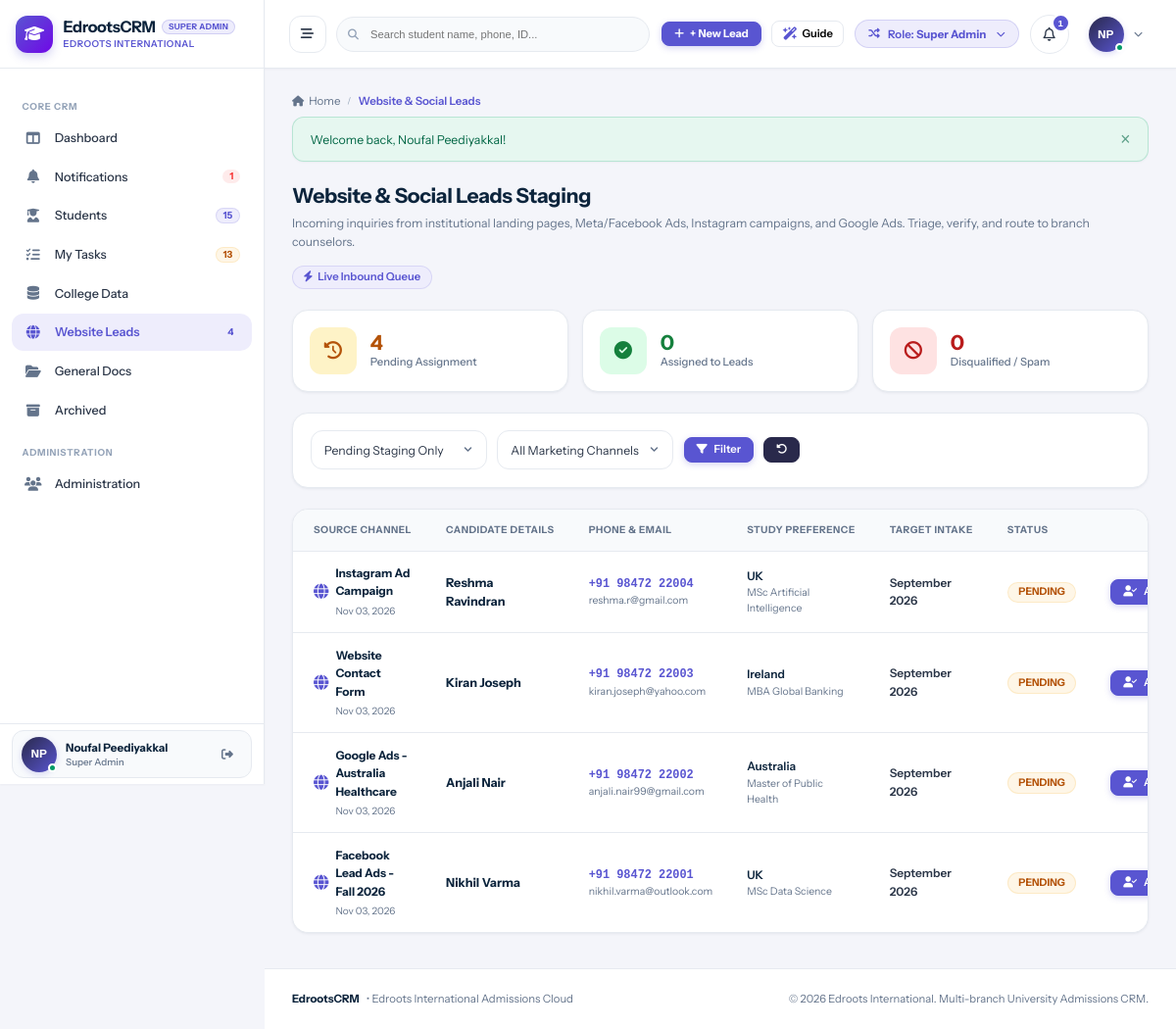
The app's page /data/web_leads.php (signed in) with its own data.
### tables this page shows
CREATE TABLE `users` (
  `id` int(11) NOT NULL AUTO_INCREMENT,
  `branch_id` int(11) DEFAULT NULL,
  `role_id` int(11) NOT NULL,
  `manager_id` int(11) DEFAULT NULL,
  `reporting_manager_id` int(11) DEFAULT NULL,
  `name` varchar(150) NOT NULL,
  `email` varchar(150) NOT NULL,
  `password` varchar(255) NOT NULL,
  `phone` varchar(50) DEFAULT NULL,
  `designation` varchar(100) DEFAULT NULL,
  `avatar` varchar(255) DEFAULT NULL,
  `status` enum('Active','Inactive') DEFAULT 'Active',
  `created_at` datetime DEFAULT current_timestamp(),
  `updated_at` datetime DEFAULT NULL ON UPDATE current_timestamp(),
  PRIMARY KEY (`id`),
  UNIQUE KEY `email` (`email`),
  KEY `idx_branch` (`branch_id`),
  KEY `idx_role` (`role_id`),
  KEY `idx_manager` (`manager_id`)
);

CREATE TABLE `roles` (
  `id` int(11) NOT NULL AUTO_INCREMENT,
  `name` varchar(50) NOT NULL,
  `label` varchar(100) NOT NULL,
  `description` text DEFAULT NULL,
  `created_at` datetime DEFAULT current_timestamp(),
  PRIMARY KEY (`id`),
  UNIQUE KEY `name` (`name`)
);

CREATE TABLE `web_leads` (
  `id` int(11) NOT NULL AUTO_INCREMENT,
  `student_name` varchar(150) NOT NULL,
  `full_name` varchar(150) DEFAULT NULL,
  `mobile_number` varchar(50) NOT NULL,
  `phone` varchar(50) DEFAULT NULL,
  `phone_normalized` varchar(20) NOT NULL,
  `email` varchar(150) DEFAULT NULL,
  `city_state` varchar(150) DEFAULT NULL,
  `target_course` varchar(150) DEFAULT NULL,
  `target_university` varchar(150) DEFAULT NULL,
  `intake` varchar(100) DEFAULT 'September 2026',
  `target_country` varchar(100) DEFAULT NULL,
  `nearest_branch_id` int(11) DEFAULT NULL,
  `branch_id` int(11) DEFAULT NULL,
  `source_campaign` varchar(150) DEFAULT NULL,
  `notes` text DEFAULT NULL,
  `source` varchar(150) DEFAULT NULL,
  `status` varchar(50) DEFAULT 'Pending',
  `assigned_counselor_id` int(11) DEFAULT NULL,
  `assigned_branch_id` int(11) DEFAULT NULL,
  `converted_lead_id` int(11) DEFAULT NULL,
  `assigned_lead_id` int(11) DEFAULT NULL,
  `converted_by` int(11) DEFAULT NULL,
  `converted_at` datetime DEFAULT NULL,
  `assigned_at` datetime DEFAULT NULL,
  `created_at` datetime DEFAULT current_timestamp(),
  PRIMARY KEY (`id`),
  KEY `idx_phone` (`phone_normalized`),
  KEY `idx_status` (`status`)
);

### data/web_leads.php (the view, shortened to what the rows shown need)
<?php
require_once __DIR__ . '/../config/database.php';
require_once __DIR__ . '/../config/helpers.php';
require_once __DIR__ . '/../includes/auth.php';
require_login();
$activePage = 'web_leads';
$statusFilter = trim($_GET['status'] ?? 'Pending');
$where = ["1=1"];
$params = [];
if ($statusFilter !== 'All') {
    $where[] = "w.status = ?";
    $params[] = $statusFilter;
}
$whereSql = implode(' AND ', $where);
$sql = "
    SELECT w.*, b.name AS branch_name, u.name AS counselor_name, l.lead_code
    FROM web_leads w
    LEFT JOIN branches b ON w.branch_id = b.id
    LEFT JOIN users u ON w.assigned_counselor_id = u.id
    LEFT JOIN leads l ON w.assigned_lead_id = l.id
    WHERE {$whereSql}
    ORDER BY w.id DESC
";
$stmt = $pdo->prepare($sql);
$stmt->execute($params);
$webLeads = $stmt->fetchAll();
include __DIR__ . '/../includes/header.php';
?>
<div class="page-header" style="display:flex; justify-content:space-between; align-items:flex-start; margin-bottom:1.5rem; flex-wrap:wrap; gap:1rem;">
  <div>
    <h1 style="font-size:1.5rem; font-weight:700; color:var(--text-heading); margin:0 0 0.35rem 0;">Website & Social Leads Staging</h1>
  </div>
</div>
<div class="card">
  <div class="table-responsive">
    <table class="data-table">
      <thead>
        <tr>
          <th>Source Channel</th>
          <th>Candidate Details</th>
          <th>Phone & Email</th>
          <th>Study Preference</th>
          <th>Target Intake</th>
          <th>Status</th>
          <th style="text-align:right;">Assignment & Action</th>
        </tr>
      </thead>
      <tbody>
        <?php if (empty($webLeads)): ?>
          <tr>
            <td colspan="7" style="text-align:center; padding:3rem; color:var(--text-muted);">
              <i class="fa-solid fa-inbox" style="font-size:2rem; margin-bottom:0.75rem; display:block; color:var(--text-light);"></i>
              No inbound digital leads currently match this filter.
            </td>
          </tr>
        <?php else: ?>
          <?php foreach ($webLeads as $lead):
            $sourceIcon = match($lead['source']) {
                'Meta Ads' => 'fa-brands fa-facebook',
                'Instagram' => 'fa-brands fa-instagram',
                'Google Ads' => 'fa-brands fa-google',
                default => 'fa-solid fa-globe'
            };
            $sourceColor = match($lead['source']) {
                'Meta Ads' => '#1877f2',
                'Instagram' => '#e1306c',
                'Google Ads' => '#ea4335',
                default => 'var(--primary)'
            };
          ?>
            <tr>
              <td>
                <div style="display:flex; align-items:center; gap:0.5rem;">
                  <i class="<?= $sourceIcon ?>" style="color:<?= $sourceColor ?>; font-size:1.1rem;"></i>
                  <div>
                    <strong style="font-size:0.85rem; color:var(--text-heading); display:block;"><?= htmlspecialchars($lead['source']) ?></strong>
                    <span style="font-size:0.72rem; color:var(--text-muted);"><?= time_ago($lead['created_at']) ?></span>
                  </div>
                </div>
              </td>
              <td>
                <div style="font-weight:700; color:var(--text-heading); font-size:0.9rem;">
                  <?= htmlspecialchars($lead['full_name']) ?>
                </div>
              </td>
              <td>
                <div style="font-family:monospace; font-weight:700; color:var(--primary); font-size:0.85rem;">
                  <?= htmlspecialchars($lead['phone']) ?>
                </div>
                <?php if (!empty($lead['email'])): ?>
                  <div style="font-size:0.75rem; color:var(--text-muted);">
                    <?= htmlspecialchars($lead['email']) ?>
                  </div>
                <?php endif; ?>
              </td>
              <td>
                <div style="font-weight:600; font-size:0.85rem; color:var(--text-heading);">
                  <?= htmlspecialchars($lead['target_country'] ?: 'Global') ?>
                </div>
                <div style="font-size:0.75rem; color:var(--text-muted);">
                  <?= htmlspecialchars($lead['target_course'] ?: 'Any') ?>
                </div>
              </td>
              <td style="font-weight:600; font-size:0.85rem;">
                <?= htmlspecialchars($lead['intake'] ?: 'Immediate') ?>
              </td>
              <td>
                <?php if ($lead['status'] === 'Pending'): ?>
                  <span class="badge badge-warning" style="font-weight:700;">PENDING</span>
                <?php else: ?>
                  <span class="badge badge-danger">DISQUALIFIED</span>
                <?php endif; ?>
              </td>
              <td style="text-align:right;">
                <div style="display:inline-flex; gap:0.4rem; align-items:center;">
                  <?php if ($lead['status'] === 'Pending' && can('web_leads', 'assign')): ?>
                    <button type="button" class="btn btn-primary btn-sm" onclick="openAssignModal(<?= htmlspecialchars(json_encode($lead)) ?>)">
                      <i class="fa-solid fa-user-check"></i> Assign to Counselor
                    </button>
                  <?php elseif ($lead['status'] === 'Assigned' && !empty($lead['assigned_lead_id'])): ?>
                    <a href="<?= base_url('leads/view.php?id=' . $lead['assigned_lead_id']) ?>" class="btn btn-secondary btn-sm">
                      <i class="fa-solid fa-eye"></i> View Lead
                    </a>
                  <?php endif; ?>
                </div>
              </td>
            </tr>
          <?php endforeach; ?>
        <?php endif; ?>
      </tbody>
    </table>
  </div>
</div>
<?php include __DIR__ . '/../includes/footer.php'; ?>

### includes/header.php (shortened to what the rows shown need)
<?php
require_once __DIR__ . '/auth.php';
$currentUser = current_user();
$unreadNotifCount = $currentUser ? get_unread_notifications_count($currentUser['id']) : 0;
$activePage = $activePage ?? '';
?>
<!DOCTYPE html>
<html lang="en">
<head>
  <link rel="stylesheet" href="https://cdnjs.cloudflare.com/ajax/libs/font-awesome/6.5.1/css/all.min.css">
  <link rel="stylesheet" href="<?= base_url('assets/css/style.css') ?>">
</head>
<body>
<div id="app-layout">
  <?php include __DIR__ . '/sidebar.php'; ?>
  <div id="main-wrapper">
    <header id="top-navbar">
      <div class="navbar-right">
        <div class="role-switcher-dropdown" style="position: relative;">
          <button type="button" class="role-switcher-btn" id="role-switcher-btn" title="Simulate different role permissions">
            <span>Role: <strong><?= htmlspecialchars($currentUser['role_label'] ?? 'Guest') ?></strong></span>
          </button>
        </div>
        <div style="position: relative;">
          <button type="button" class="notification-bell-btn" id="notif-bell-btn" title="Notifications">
            <i class="fa-regular fa-bell"></i>
            <?php if ($unreadNotifCount > 0): ?>
              <span class="notification-counter"><?= $unreadNotifCount ?></span>
            <?php endif; ?>
          </button>
        </div>
        <div style="position: relative;">
          <button type="button" class="profile-dropdown-btn" id="user-profile-btn">
            <div class="user-avatar-sm online">
              <?= user_initials($currentUser['name'] ?? 'U') ?>
            </div>
            <i class="fa-solid fa-chevron-down" style="font-size:0.65rem; color:var(--text-muted);"></i>
          </button>
        </div>
      </div>
    </header>
    <main class="content-area">

### includes/sidebar.php (shortened to what the rows shown need)
<?php
global $pdo;
$currentUser = current_user();
$activePage = $activePage ?? '';
$sidebarUnreadNotifs = 0;
try {
    if ($pdo && $currentUser) {
        $now = time();
        $useSidebarCache = !empty($_SESSION['sidebar_cache']) && ($now - ($_SESSION['sidebar_cache_time'] ?? 0) < 30);
        if ($useSidebarCache) {
            $sc = $_SESSION['sidebar_cache'];
            $sidebarActiveLeadsCount = $sc['active_leads'] ?? 0;
            $sidebarWebLeadsCount    = $sc['web_leads'] ?? 0;
            $sidebarScheduledCount   = $sc['scheduled'] ?? 0;
            $sidebarOverdueCount     = $sc['overdue'] ?? 0;
            $sidebarTodayLeadsCount  = $sc['today_leads'] ?? 0;
            $sidebarPendingLeadsCount= $sc['pending_leads'] ?? 0;
            $sidebarTotalTasks       = $sc['total_tasks'] ?? 0;
            $sidebarUnreadNotifs     = $sc['unread_notifs'] ?? 0;
        } else {
            $sidebarUnreadNotifs = get_unread_notifications_count($currentUser['id']);
        }
    }
} catch (Exception $e) {
}
?>
<aside id="sidebar">
<?php
$rawRoleLabel = $currentUser['role_label'] ?? 'Staff';
$headerRoleBadge = $rawRoleLabel;
?>
  <div class="sidebar-header" id="sidebar-brand-header">
    <a href="<?= base_url('dashboard/index.php') ?>" class="brand-wrapper">
      <div class="brand-text">
        <div class="brand-title-row">
          <h1 class="brand-title">EdrootsCRM</h1>
          <span class="sidebar-role-badge sidebar-demo-badge" title="<?= htmlspecialchars($rawRoleLabel) ?>"><?= htmlspecialchars($headerRoleBadge) ?></span>
        </div>
      </div>
    </a>
  </div>
  <nav class="sidebar-nav">
    <a href="<?= base_url('notifications/index.php') ?>" id="sidebar-nav-notifications" class="nav-item <?= ($activePage === 'notifications') ? 'active' : '' ?>">
      <div class="nav-item-content">
        <i class="fa-solid fa-bell nav-icon"></i>
        <span class="nav-label">Notifications</span>
      </div>
      <?php if ($sidebarUnreadNotifs > 0): ?>
        <span class="nav-badge badge-red" title="<?= $sidebarUnreadNotifs ?> unread / unattended notifications"><?= $sidebarUnreadNotifs ?></span>
      <?php endif; ?>
    </a>
  </nav>
  <div class="sidebar-user">
    <div class="sidebar-user-card">
      <div class="user-snippet">
        <div class="user-avatar-sm online" title="<?= htmlspecialchars($currentUser['name'] ?? 'User') ?>">
          <?= user_initials($currentUser['name'] ?? 'U') ?>
        </div>
        <div class="user-info">
          <span class="user-name" title="<?= htmlspecialchars($currentUser['name'] ?? 'User') ?>"><?= htmlspecialchars($currentUser['name'] ?? 'User') ?></span>
          <span class="user-role"><?= htmlspecialchars($currentUser['role_label'] ?? 'Staff') ?></span>
        </div>
      </div>
    </div>
  </div>
</aside>

### records on screen
users: role.label "SUPER ADMIN", id "1", name "NP", name "Noufal Peediyakkal", role.label "Super Admin"
web_leads: source "Instagram Ad Campaign", created_at "Nov 03, 2026", full_name "Reshma Ravindran", phone "+91 98472 22004", email "reshma.r@gmail.com", target_country "UK", target_course "MSc Artificial Intelligence", intake "September 2026", status "PENDING"
web_leads: source "Website Contact Form", created_at "Nov 03, 2026", full_name "Kiran Joseph", phone "+91 98472 22003", email "kiran.joseph@yahoo.com", target_country "Ireland", target_course "MBA Global Banking", intake "September 2026", status "PENDING"
web_leads: source "Google Ads - Australia Healthcare", created_at "Nov 03, 2026", full_name "Anjali Nair", phone "+91 98472 22002", email "anjali.nair99@gmail.com", target_country "Australia", target_course "Master of Public Health", intake "September 2026", status "PENDING"
web_leads: source "Facebook Lead Ads - Fall 2026", created_at "Nov 03, 2026", full_name "Nikhil Varma", phone "+91 98472 22001", email "nikhil.varma@outlook.com", target_country "UK", target_course "MSc Data Science", intake "September 2026", status "PENDING"

### other values on screen
$sidebarActiveLeadsCount "15"
$sidebarTotalTasks "13"
$sidebarWebLeadsCount "4"
$pageTitle "Website & Social Leads"
$flash['message'] "Welcome back, Noufal Peediyakkal!"
$pendingCount "4"
$assignedCount "0"
$disqualifiedCount "0"
